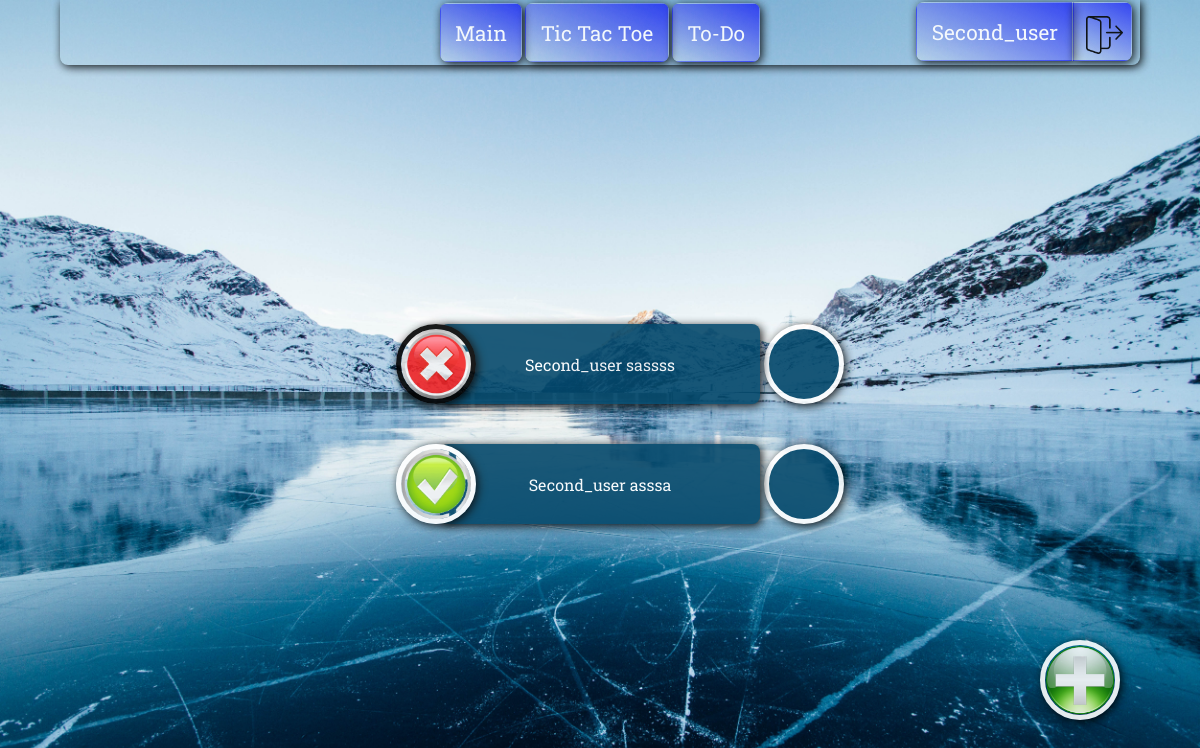
The page /to_do_list/ (signed in) on the database its author committed.
### some_app/models.py (models this page shows, shortened)
class ToDoList(Model):
    user_id = ForeignKey(User, on_delete=CASCADE)
    to_do_message = CharField(max_length=20)
    done_or_not = ForeignKey(DoneOrNot, on_delete=CASCADE, default=1)

### some_app/views.py (the view)
# urls.py: path('to_do_list/', to_do_list, name='To-Do-List'),
@login_required(login_url="login_page")
def to_do_list(request):
    to_do_user = request.user.id
    to_do_list = ToDoList.objects.filter(user_id=to_do_user)
    done_or_not = DoneOrNot.objects.all()
    task_done = DoneOrNot.objects.get(id=2)
    task_not_done = DoneOrNot.objects.get(id=1)
    user_instance = User.objects.get(id=to_do_user)
    context = {"to_do_list" : to_do_list, "done_or_not": done_or_not}
    if request.method == "POST":
        if "id_to_delete" in request.POST.dict():
            id_to_delete = request.POST.dict()["id_to_delete"]
            ToDoList.objects.filter(id=id_to_delete).delete()
            return render(request, "some_app/to_do_list.html", context)
        elif "done_or_not" in request.POST.dict():
            datastream = request.POST.dict()["done_or_not"]
            current_value = ToDoList.objects.get(id=datastream)
            if current_value.done_or_not == task_done:
                ToDoList.objects.filter(id=datastream).update(done_or_not=task_not_done)
                print(f"Task {datastream}, ({current_value.to_do_message}) updated to Not Done!")
            elif current_value.done_or_not == task_not_done:
                ToDoList.objects.filter(id=datastream).update(done_or_not=task_done)
                print(f"Task {datastream}, ({current_value.to_do_message}) updated to Done!")
            return render(request, "some_app/to_do_list.html", context)
        elif "add-todo" in request.POST.dict():
            content = request.POST.dict()["content"]
            try:
                db_connection = ToDoList(user_id=user_instance, to_do_message=content, done_or_not=task_not_done)
            except ValidationError as e:
                print("Raised error", e.message)
                error = {"ToDo-Error": e}
                context.update(error)
            print("Saving Instance")
            db_connection.save()
            return render(request, "some_app/to_do_list.html", context)
        else:
            return render(request, "some_app/to_do_list.html", context)
    else:
        return render(request, "some_app/to_do_list.html", context)

### some_app/models.py (called while the page is built)
    def __str__(self):
        return self.done_or_not

### some_app/templates/some_app/to_do_list.html (shortened to what this page needs)
{% extends "some_app/base_template.html" %}
{% load static %}
    {% block content %}
    <div class="todo-container">
    {% for todo in to_do_list %}
    <div class="todo-button">
            <form id="todoForm" action="" method="post" enctype="multipart/form-data">
            <label for={{todo.id}}>
            {% if todo.done_or_not == done_or_not.1 %}
            <span class="move-button task-done"></span>
            {% elif todo.done_or_not == done_or_not.0 %}
            <span class="move-button task-notDone"></span>
            {% endif %}
            </label>
            </form>
        <span class="todo-container__item">{{ todo.to_do_message }}</span>
        <span class="todo-container__delete">
            <form action="" method="post">
            <input type="image" class="todo-container__delete__img" alt="Delete" src="{% static 'some_app/images/delete.jpg' %}">
            </form>
        </span>
    </div>
    {% endfor %}
</div>
<div class="todo-add-activator"></div>
    {% endblock %}

### some_app/templates/some_app/base_template.html (shortened to what this page needs)
{% load static %}
<!DOCTYPE html>
<html lang="en">
  <head>
    <link rel="stylesheet" href="{% static './some_app/main.css' %}">
  </head>
  <body>
    <div class="container">
    <div class="menu">
      <a class="menu--button" href="/"><span>Main</span></a>
      <a class="menu--button" href="{% url 'tic_tac_toe' %}"><span>Tic Tac Toe</span></a>
      <a class="menu--button" href="{% url 'To-Do-List' %}"><span>To-Do</span></a>
      {% if user.is_authenticated %}
      <div class="right-corner">
        <div class="right-corner__userAccount">
          <a href="{% url 'user_accounts' %}"><span>{{user.username}}</span></a>
        </div>
        <div class="right-corner__logOut">
          <span><a href="{% url 'log_out' %}"><img src="{% static 'some_app/images/log_out.png' %}" alt="log out"></a></span>
        </div>
      </div>
      {% endif %}
    </div>
    {% block content %}
    {% endblock %}
    </div>
  </body>
</html>

### rows shown on the page
ToDoList: to_do_message "Second_user sassss"
ToDoList: to_do_message "Second_user asssa"

### other values the page prints
{{ user.username }} "Second_user"
